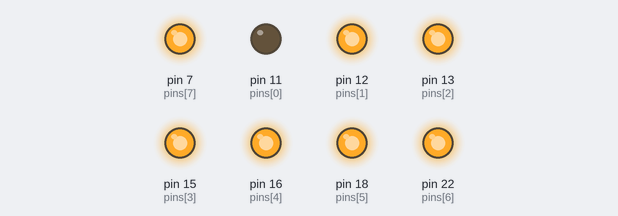
The program below on a simulated Raspberry Pi (header pin numbers). Shown: output pins drawn as LEDs (lit = HIGH). What the program prints to the terminal is not drawn.

Above: at 0.05 s.
At 0.45 s:
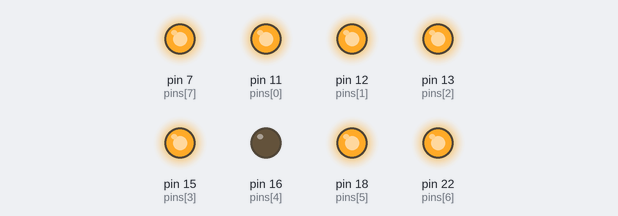
At 0.75 s:
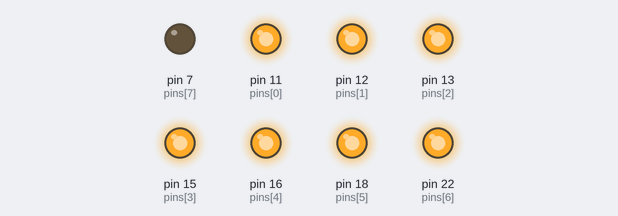
At 1.55 s:
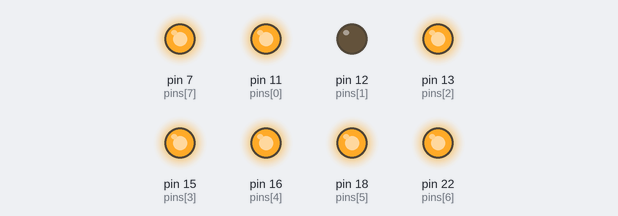
At 2.35 s:
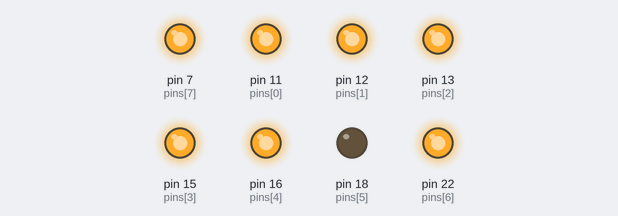
At 3.15 s:
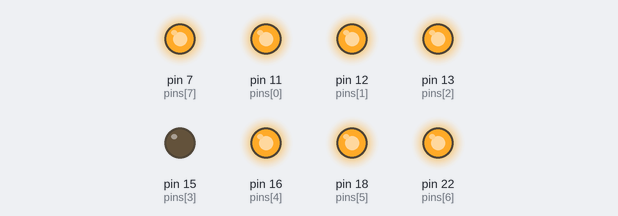
Timing chart, 0 to 3.5 s (numbered marks = the images above):
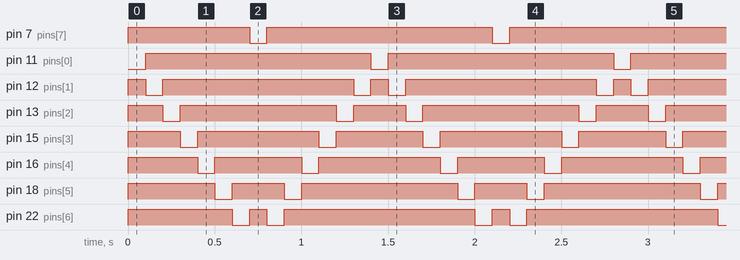

The program:

playing_with_leds.py
```python
#!/usr/bin/env python
# Playing with 8 LEDS connected to a Raspberry Pi
# Electrical schematics:
#                                   3.3V
#                                    +
#                                    |
#        +------------+--------------+------------------------+
#        |            |                                       |
#        |            |                                       |
#        |            |                                       |
#        |            |                                       |
#       +++          +++                                     +++
#       | |          | |                                     | |
#  220R | |     220R | |                                220R | |
#       +++          +++                                     +++
#        |            |                                       |
#        |            |                                       |
#        |            |                                       |
#        |            |                                       |
#      +-+-+        +-+-+                                   +-+-+
#  LED |   |    LED |   |      .....                    LED |   |
#      +-+-+        +-+-+                                   +-+-+
#        |            |                                       |
#        |            |                                       |
#        |            |                                       |
#       +++          +++                                     +++
#       | |          | |                                     | |
# GPIO0 | |    GPIO1 | |                               GPIO7 | |
#       | |          | |                                     | |
#       +-+          +-+                                     +-+

import RPi.GPIO as GPIO
import time

pins = [11, 12, 13, 15, 16, 18, 22, 7]
delay = 0.1

def setup():
	GPIO.setmode(GPIO.BOARD)        # Numbers GPIOs by physical location
	for pin in pins:
		GPIO.setup(pin, GPIO.OUT)   # Set all pins' mode is output
		GPIO.output(pin, GPIO.HIGH) # Set all pins to high(+3.3V) to off led

def loop():
	print 'Yes, Michael?'
	while True:
		for pin in pins:
			GPIO.output(pin, GPIO.LOW)
			time.sleep(delay)
			GPIO.output(pin, GPIO.HIGH)
		reduced_pins = pins[1:7]
		for pin in reversed(reduced_pins):
				GPIO.output(pin, GPIO.LOW)
				time.sleep(delay)
				GPIO.output(pin, GPIO.HIGH)

def destroy():
	for pin in pins:
		GPIO.output(pin, GPIO.HIGH)    # turn off all leds
	GPIO.cleanup()                     # Release resource

if __name__ == '__main__':     # Program start from here
	setup()
	try:
		loop()
	except KeyboardInterrupt:  # 'Ctrl+C' pressed
		destroy()
```

Measured:
- by itself, pin 7 (pins[7]), pin 11 (pins[0]): alternates HIGH for 1.3 s and LOW for 0.10 s
- by itself, pin 12 (pins[1]): repeats every 1.4 s: HIGH 1.1 s, LOW 0.10 s, HIGH 0.10 s, LOW 0.10 s
- by itself, pin 13 (pins[2]): repeats every 1.4 s: HIGH 0.90 s, LOW 0.10 s, HIGH 0.30 s, LOW 0.10 s
- by itself, pin 15 (pins[3]): repeats every 1.4 s: HIGH 0.70 s, LOW 0.10 s, HIGH 0.50 s, LOW 0.10 s
- by itself, pin 16 (pins[4]): repeats every 1.4 s: HIGH 0.50 s, LOW 0.10 s, HIGH 0.70 s, LOW 0.10 s
- by itself, pin 18 (pins[5]): repeats every 1.4 s: HIGH 0.30 s, LOW 0.10 s, HIGH 0.90 s, LOW 0.10 s
- by itself, pin 22 (pins[6]): repeats every 1.4 s: HIGH 0.10 s, LOW 0.10 s, HIGH 1.1 s, LOW 0.10 s
